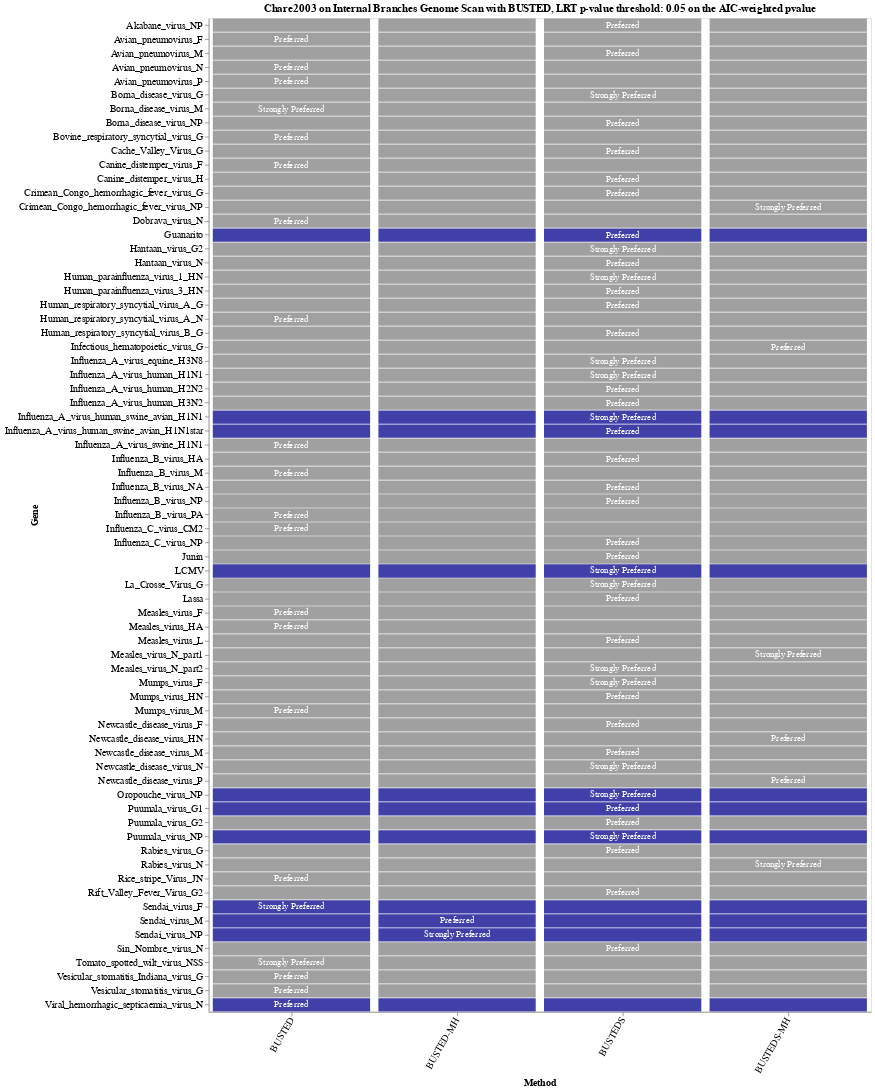

The code cell stored with this chart in its notebook:
### Code cell
source = df_main

pval_threshold = 0.05

heatmap = alt.Chart(source).mark_rect(opacity=0.75).encode(
    y = alt.Y('Gene'),
    x = alt.X('Method', axis=alt.Axis(labelAngle=-60)),
    color = alt.condition((alt.datum.p_value_averaged <= pval_threshold), 
                                alt.ColorValue('darkblue'), 
                                alt.ColorValue('gray')) 
).properties(
    width=800,
    height=1200
)

text = heatmap.mark_text().encode(
    text='Annotation:O',
    color=alt.value('white'))

chart = alt.layer(heatmap, text).configure_axis(
    labelFontSize=12,
    titleFontSize=12,
    labelLimit = 1000
).configure_scale(bandPaddingInner=0.05).properties(
    title=TAG+" on Internal Branches Genome Scan with BUSTED, LRT p-value threshold: " + str(pval_threshold) + " on the AIC-weighted pvalue ")

chart

### Figure 1 — Vega-Lite specification as saved in the notebook (floating-point values rounded to 4 significant figures; data arrays with more than 128 entries replaced by an {"elided": "..."} marker saying what was removed)
{"config": {"view": {"continuousWidth": 400, "continuousHeight": 300}, "axis": {"labelFontSize": 12, "labelLimit": 1000, "titleFontSize": 12}, "scale": {"bandPaddingInner": 0.05}}, "layer": [{"mark": {"type": "rect", "opacity": 0.75}, "encoding": {"color": {"condition": {"value": "darkblue", "test": "(datum.p_value_averaged <= 0.05)"}, "value": "gray"}, "x": {"axis": {"labelAngle": -60}, "field": "Method", "type": "nominal"}, "y": {"field": "Gene", "type": "nominal"}}, "height": 1200, "width": 800}, {"mark": "text", "encoding": {"color": {"value": "white"}, "text": {"field": "Annotation", "type": "ordinal"}, "x": {"axis": {"labelAngle": -60}, "field": "Method", "type": "nominal"}, "y": {"field": "Gene", "type": "nominal"}}, "height": 1200, "width": 800}], "data": {"name": "data-622e12c0f15b19422842212a44bc25a6"}, "title": "Chare2003 on Internal Branches Genome Scan with BUSTED, LRT p-value threshold: 0.05 on the AIC-weighted pvalue ", "$schema": "https://vega.github.io/schema/vega-lite/v4.17.0.json", "datasets": {"data-622e12c0f15b19422842212a44bc25a6": {"elided": "284 records"}}}
